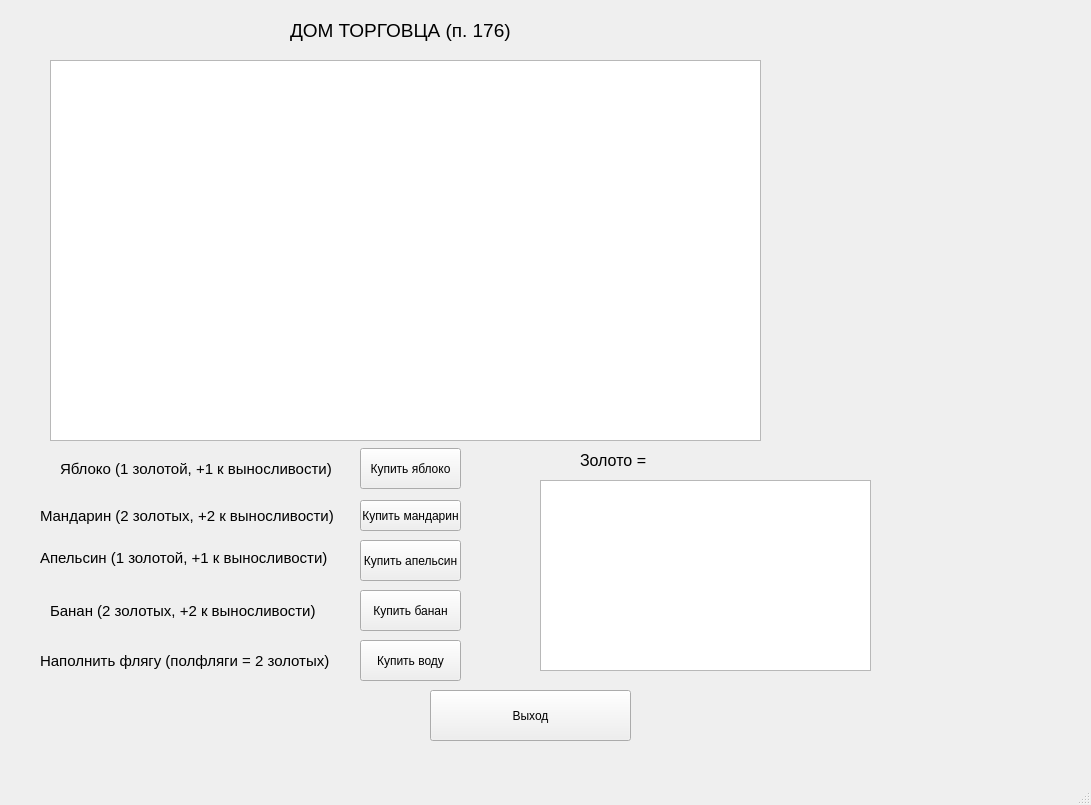
<?xml version="1.0" encoding="UTF-8"?>
<ui version="4.0">
 <class>MainWindow2</class>
 <widget class="QMainWindow" name="MainWindow2">
  <property name="geometry">
   <rect>
    <x>0</x>
    <y>0</y>
    <width>1091</width>
    <height>805</height>
   </rect>
  </property>
  <property name="windowTitle">
   <string>MainWindow</string>
  </property>
  <widget class="QWidget" name="centralwidget">
   <widget class="QTextEdit" name="textEdit">
    <property name="geometry">
     <rect>
      <x>50</x>
      <y>60</y>
      <width>711</width>
      <height>381</height>
     </rect>
    </property>
    <property name="font">
     <font>
      <pointsize>14</pointsize>
     </font>
    </property>
   </widget>
   <widget class="QLabel" name="label">
    <property name="geometry">
     <rect>
      <x>290</x>
      <y>20</y>
      <width>221</width>
      <height>21</height>
     </rect>
    </property>
    <property name="font">
     <font>
      <pointsize>14</pointsize>
     </font>
    </property>
    <property name="text">
     <string>ДОМ ТОРГОВЦА (п. 176)</string>
    </property>
   </widget>
   <widget class="QLabel" name="label_2">
    <property name="geometry">
     <rect>
      <x>60</x>
      <y>458</y>
      <width>301</width>
      <height>21</height>
     </rect>
    </property>
    <property name="font">
     <font>
      <pointsize>11</pointsize>
     </font>
    </property>
    <property name="text">
     <string>Яблоко (1 золотой, +1 к выносливости)</string>
    </property>
   </widget>
   <widget class="QPushButton" name="pushButton">
    <property name="geometry">
     <rect>
      <x>360</x>
      <y>448</y>
      <width>101</width>
      <height>41</height>
     </rect>
    </property>
    <property name="text">
     <string>Купить яблоко</string>
    </property>
   </widget>
   <widget class="QLabel" name="label_3">
    <property name="geometry">
     <rect>
      <x>40</x>
      <y>508</y>
      <width>301</width>
      <height>16</height>
     </rect>
    </property>
    <property name="font">
     <font>
      <pointsize>11</pointsize>
     </font>
    </property>
    <property name="text">
     <string>Мандарин (2 золотых, +2 к выносливости)</string>
    </property>
   </widget>
   <widget class="QPushButton" name="pushButton_2">
    <property name="geometry">
     <rect>
      <x>360</x>
      <y>500</y>
      <width>101</width>
      <height>31</height>
     </rect>
    </property>
    <property name="text">
     <string>Купить мандарин</string>
    </property>
   </widget>
   <widget class="QLabel" name="label_4">
    <property name="geometry">
     <rect>
      <x>40</x>
      <y>550</y>
      <width>291</width>
      <height>16</height>
     </rect>
    </property>
    <property name="font">
     <font>
      <pointsize>11</pointsize>
     </font>
    </property>
    <property name="text">
     <string>Апельсин (1 золотой, +1 к выносливости)</string>
    </property>
   </widget>
   <widget class="QPushButton" name="pushButton_3">
    <property name="geometry">
     <rect>
      <x>360</x>
      <y>540</y>
      <width>101</width>
      <height>41</height>
     </rect>
    </property>
    <property name="text">
     <string>Купить апельсин</string>
    </property>
   </widget>
   <widget class="QLabel" name="label_5">
    <property name="geometry">
     <rect>
      <x>50</x>
      <y>600</y>
      <width>281</width>
      <height>21</height>
     </rect>
    </property>
    <property name="font">
     <font>
      <pointsize>11</pointsize>
     </font>
    </property>
    <property name="text">
     <string>Банан (2 золотых, +2 к выносливости)</string>
    </property>
   </widget>
   <widget class="QPushButton" name="pushButton_4">
    <property name="geometry">
     <rect>
      <x>360</x>
      <y>590</y>
      <width>101</width>
      <height>41</height>
     </rect>
    </property>
    <property name="text">
     <string>Купить банан</string>
    </property>
   </widget>
   <widget class="QLabel" name="label_6">
    <property name="geometry">
     <rect>
      <x>40</x>
      <y>650</y>
      <width>301</width>
      <height>21</height>
     </rect>
    </property>
    <property name="font">
     <font>
      <pointsize>11</pointsize>
     </font>
    </property>
    <property name="text">
     <string>Наполнить флягу (полфляги = 2 золотых)</string>
    </property>
   </widget>
   <widget class="QPushButton" name="pushButton_5">
    <property name="geometry">
     <rect>
      <x>360</x>
      <y>640</y>
      <width>101</width>
      <height>41</height>
     </rect>
    </property>
    <property name="text">
     <string>Купить воду</string>
    </property>
   </widget>
   <widget class="QTextEdit" name="textEdit_2">
    <property name="geometry">
     <rect>
      <x>540</x>
      <y>480</y>
      <width>331</width>
      <height>191</height>
     </rect>
    </property>
   </widget>
   <widget class="QLabel" name="label_7">
    <property name="geometry">
     <rect>
      <x>580</x>
      <y>450</y>
      <width>101</width>
      <height>21</height>
     </rect>
    </property>
    <property name="font">
     <font>
      <pointsize>12</pointsize>
     </font>
    </property>
    <property name="text">
     <string>Золото =</string>
    </property>
   </widget>
   <widget class="QPushButton" name="pushButton_6">
    <property name="geometry">
     <rect>
      <x>430</x>
      <y>690</y>
      <width>201</width>
      <height>51</height>
     </rect>
    </property>
    <property name="text">
     <string>Выход</string>
    </property>
   </widget>
  </widget>
  <widget class="QMenuBar" name="menubar">
   <property name="geometry">
    <rect>
     <x>0</x>
     <y>0</y>
     <width>1091</width>
     <height>21</height>
    </rect>
   </property>
  </widget>
  <widget class="QStatusBar" name="statusbar"/>
 </widget>
 <resources/>
 <connections/>
</ui>
